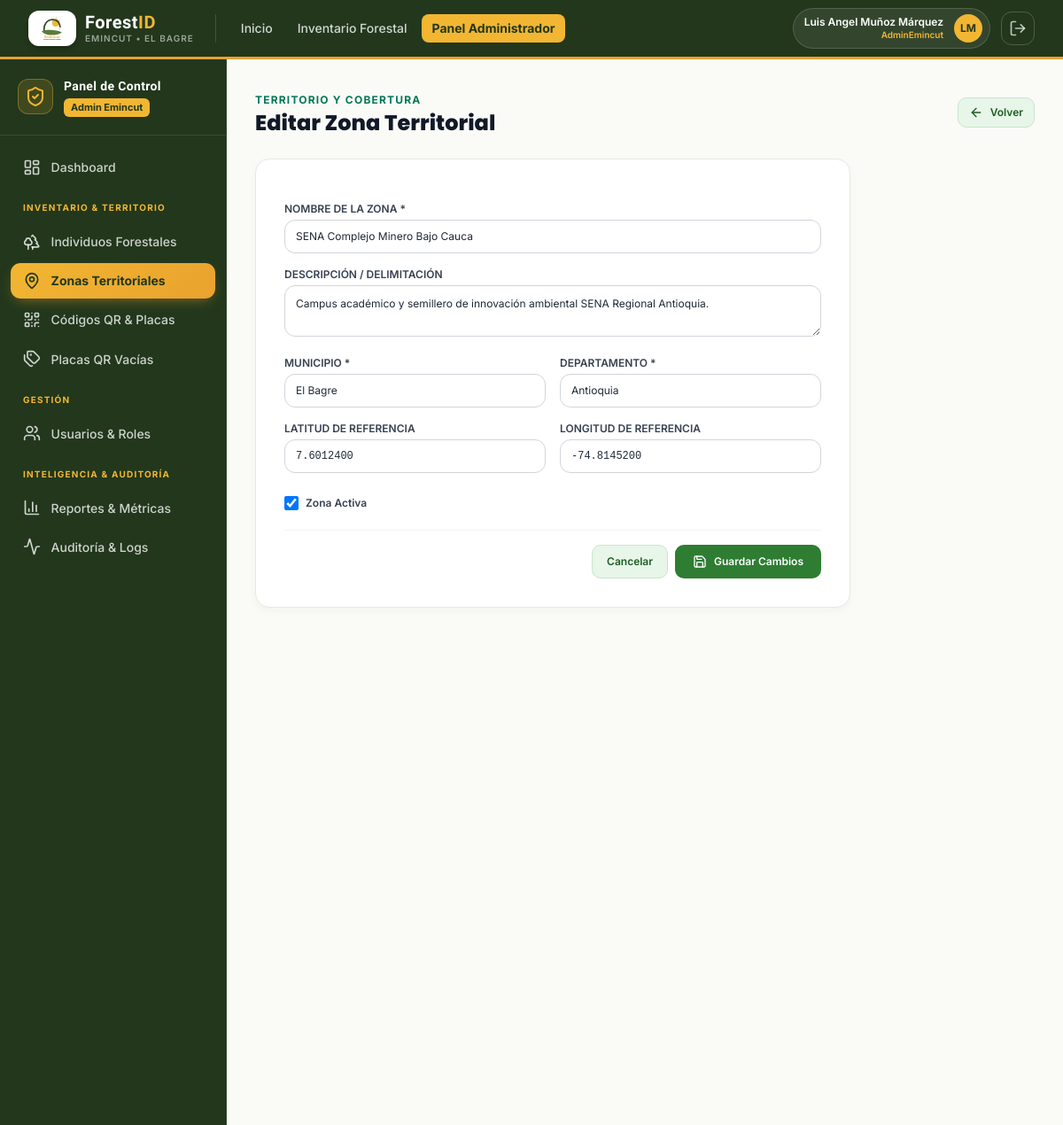
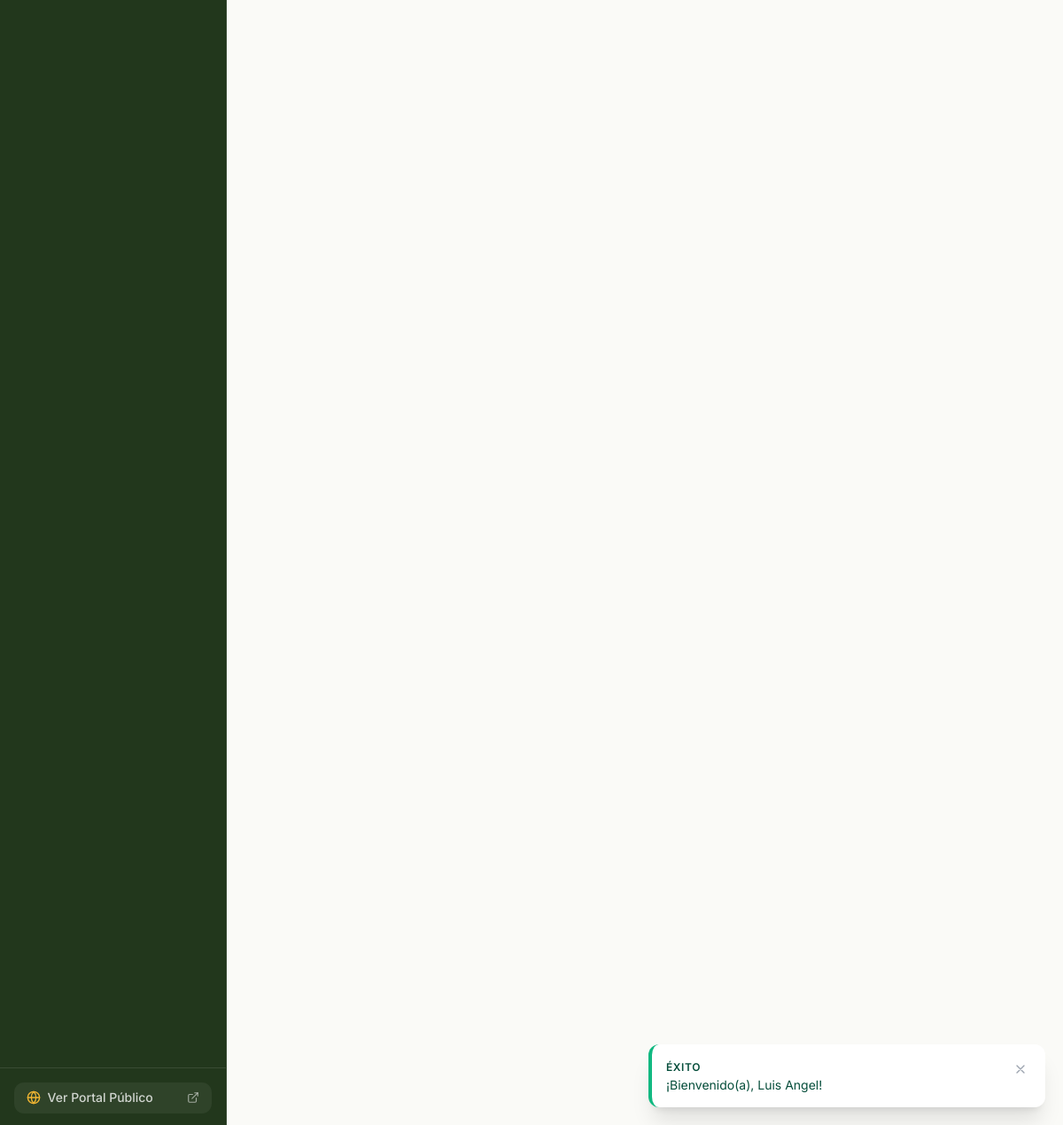
/admin/zonas/editar.php?id=44444444-4444-4444-4444-444444444402 (signed in), run on the app's committed database (2 pictures, top to bottom).
### tables this page shows
CREATE TABLE `zonas` (
    `id_zona` CHAR(36) NOT NULL DEFAULT (UUID()),
    `nombre_zona` VARCHAR(100) NOT NULL,
    `descripcion` VARCHAR(255) NULL,
    `municipio` VARCHAR(100) NOT NULL DEFAULT 'El Bagre',
    `departamento` VARCHAR(100) NOT NULL DEFAULT 'Antioquia',
    `latitud_referencia` DECIMAL(10,7) NULL,
    `longitud_referencia` DECIMAL(10,7) NULL,
    `estado` TINYINT(1) NOT NULL DEFAULT 1 COMMENT '1: Activa, 0: Inactiva',
    `fecha_creacion` DATETIME NOT NULL DEFAULT CURRENT_TIMESTAMP,
    PRIMARY KEY (`id_zona`),
    INDEX `idx_zonas_municipio` (`municipio`)
);

### admin/zonas/editar.php (the view, shortened to what this page needs)
<?php
require_once __DIR__ . '/../../includes/funciones.php';
$id = $_GET['id'] ?? '';
$pdo = getDBConnection();
$stmt = $pdo->prepare("SELECT * FROM `zonas` WHERE `id_zona` = :id");
$stmt->execute([':id' => $id]);
$zona = $stmt->fetch();
require_once __DIR__ . '/../../includes/header.php';
require_once __DIR__ . '/../../includes/navbar.php';
?>
<div class="flex-1 flex flex-col md:flex-row">
    <?php require_once __DIR__ . '/../../includes/sidebar_admin.php'; ?>
    <main class="flex-1 p-6 sm:p-8 space-y-6 overflow-y-auto">
        <div class="flex items-center justify-between">
            <div>
                <span class="text-xs font-bold text-emerald-700 uppercase tracking-widest">Territorio y Cobertura</span>
                <h1 class="font-heading font-extrabold text-2xl text-gray-900">Editar Zona Territorial</h1>
            </div>
            <a href="<?= BASE_URL ?>admin/zonas/index.php" class="btn-forest-secondary text-xs py-2 px-3">
                <i data-lucide="arrow-left" class="w-4 h-4"></i> Volver
            </a>
        </div>
        <div class="forest-card p-6 sm:p-8 max-w-2xl">
            <form method="POST" action="editar.php?id=<?= urlencode($id) ?>" class="space-y-4">
                <div>
                    <label for="nombre_zona" class="block text-xs font-semibold text-gray-700 uppercase mb-1">Nombre de la Zona *</label>
                    <input type="text" name="nombre_zona" id="nombre_zona" required value="<?= htmlspecialchars($zona['nombre_zona']) ?>" class="w-full py-2.5 px-3 border border-gray-300 rounded-xl text-xs focus:ring-2 focus:ring-emerald-600 outline-none">
                </div>
                <div>
                    <label for="descripcion" class="block text-xs font-semibold text-gray-700 uppercase mb-1">Descripción / Delimitación</label>
                    <textarea name="descripcion" id="descripcion" rows="2" class="w-full p-3 border border-gray-300 rounded-xl text-xs focus:ring-2 focus:ring-emerald-600 outline-none"><?= htmlspecialchars($zona['descripcion'] ?? '') ?></textarea>
                </div>
                <div class="grid grid-cols-1 sm:grid-cols-2 gap-4">
                    <div>
                        <label for="municipio" class="block text-xs font-semibold text-gray-700 uppercase mb-1">Municipio *</label>
                        <input type="text" name="municipio" id="municipio" required value="<?= htmlspecialchars($zona['municipio']) ?>" class="w-full py-2.5 px-3 border border-gray-300 rounded-xl text-xs focus:ring-2 focus:ring-emerald-600 outline-none">
                    </div>
                    <div>
                        <label for="departamento" class="block text-xs font-semibold text-gray-700 uppercase mb-1">Departamento *</label>
                        <input type="text" name="departamento" id="departamento" required value="<?= htmlspecialchars($zona['departamento']) ?>" class="w-full py-2.5 px-3 border border-gray-300 rounded-xl text-xs focus:ring-2 focus:ring-emerald-600 outline-none">
                    </div>
                </div>
                <div class="grid grid-cols-1 sm:grid-cols-2 gap-4">
                    <div>
                        <label for="latitud" class="block text-xs font-semibold text-gray-700 uppercase mb-1">Latitud de Referencia</label>
                        <input type="number" step="0.0000001" name="latitud" id="latitud" value="<?= htmlspecialchars($zona['latitud_referencia'] ?? '') ?>" class="w-full py-2.5 px-3 border border-gray-300 rounded-xl text-xs focus:ring-2 focus:ring-emerald-600 outline-none font-mono">
                    </div>
                    <div>
                        <label for="longitud" class="block text-xs font-semibold text-gray-700 uppercase mb-1">Longitud de Referencia</label>
                        <input type="number" step="0.0000001" name="longitud" id="longitud" value="<?= htmlspecialchars($zona['longitud_referencia'] ?? '') ?>" class="w-full py-2.5 px-3 border border-gray-300 rounded-xl text-xs focus:ring-2 focus:ring-emerald-600 outline-none font-mono">
                    </div>
                </div>
                <div class="pt-2">
                    <label class="inline-flex items-center gap-2 cursor-pointer">
                        <input type="checkbox" name="estado" value="1" <?= ($zona['estado'] == 1) ? 'checked' : '' ?> class="rounded text-emerald-600 focus:ring-emerald-500 w-4 h-4">
                        <span class="text-xs font-semibold text-gray-700">Zona Activa</span>
                    </label>
                </div>
                <div class="pt-4 border-t border-gray-100 flex justify-end gap-2">
                    <a href="<?= BASE_URL ?>admin/zonas/index.php" class="btn-forest-secondary text-xs py-2.5 px-4">Cancelar</a>
                    <button type="submit" class="btn-forest-primary text-xs py-2.5 px-5">
                        <i data-lucide="save" class="w-4 h-4"></i> Guardar Cambios
                    </button>
                </div>
            </form>
        </div>
    </main>
</div>
<?php require_once __DIR__ . '/../../includes/footer.php'; ?>

### assets/css/custom.css (style rules this page uses)
:root { --color-primary-dark: #1B5E20; --color-primary: #2E7D32; --color-primary-light: #4CAF50; --color-surface-soft: #E8F5E9; --color-surface-bg: #FAFAF7; --color-earth: #6D4C41; --color-text-main: #1F2937; }
body { background-color: var(--color-surface-bg); color: var(--color-text-main); font-family: 'Inter', -apple-system, BlinkMacSystemFont, "Segoe UI", Roboto, sans-serif; -webkit-font-smoothing: antialiased; }
h1, h2, h3, h4, h5, h6, .font-heading { font-family: 'Poppins', 'Inter', sans-serif; }
.forest-card { background: #FFFFFF; border: 1px solid #E5E9E2; border-radius: 1rem; box-shadow: 0 4px 12px -2px rgba(27, 94, 32, 0.05); transition: all 0.2s cubic-bezier(0.4, 0, 0.2, 1); }
.btn-forest-primary { background-color: #2E7D32; color: #FFFFFF; font-weight: 600; padding: 0.625rem 1.25rem; border-radius: 0.625rem; display: inline-flex; align-items: center; justify-content: center; gap: 0.5rem; transition: all 0.15s ease-in-out; }
.btn-forest-secondary { background-color: #E8F5E9; color: #1B5E20; font-weight: 600; padding: 0.625rem 1.25rem; border-radius: 0.625rem; display: inline-flex; align-items: center; justify-content: center; gap: 0.5rem; border: 1px solid #C8E6C9; transition: all 0.15s ease-in-out; }

### assets/css/emincut.css (style rules this page uses)
:root { --emi-verde: #5B7C3A; --emi-verde-claro: #7A9B54; --emi-verde-suave: #EDF2E5; --emi-verde-oscuro: #35502B; --emi-verde-noche: #22371C; --emi-ambar: #E9A22E; --emi-amarillo: #F2B632; --emi-amarillo-suave:#FBEFD4; --emi-blanco: #FFFFFF; --emi-hueso: #FBFAF6; --emi-tinta: #23291F; --emi-tinta-suave: #5C6455; }

### data on the page
zonas: nombre_zona "SENA Complejo Minero Bajo Cauca", descripcion "Campus académico y semillero de innovación ambiental SENA Regional Antioquia.", municipio "El Bagre", departamento "Antioquia", latitud "7.6012400", longitud "-74.8145200", estado "☑"

### other printed values
$cfg['badge'] "ÉXITO"
$mensaje "¡Bienvenido(a), Luis Angel!"
$usuario_actual['nombres'] . ' ' . $usuario_actual['apellidos'] "Luis Angel Muñoz Márquez"
$usuario_actual['nombre_rol'] "AdminEmincut"
